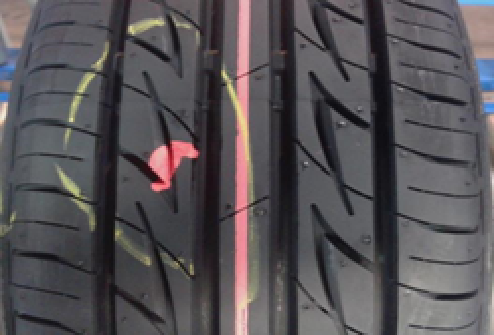
#> input picture Images/1.png, 494 x 335 px
$ jupyter execute ink.ipynb
#> lines starting #> are read from the running program, lines starting #| are printed output that depends on the picture; after the words box and inside, x2 and y2 are one past the last pixel; in counts of white or black regions, pixels touching at a corner belong together
[cell 1]
import cv2
import numpy as np

[cell 2]
frame = cv2.imread('Images/1.png')
#> frame is the input picture: shape (335, 494, 3); mean B, G, R 86.4, 82.8, 86.7
gray = cv2.cvtColor(frame,cv2.COLOR_BGR2GRAY)
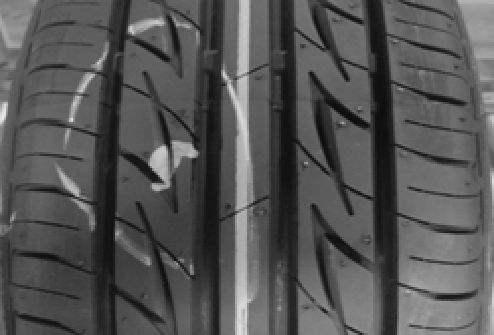
#> gray: shape (335, 494); min 11, max 234, mean 84.4

_, thresh = cv2.threshold(gray,150,200,0)
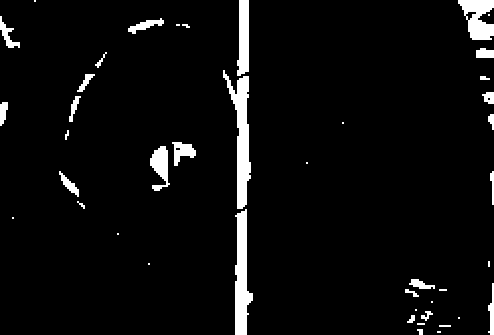
#> thresh: shape (335, 494); values 0 (black) and 200 (white), 4.7% white; 43 white regions (15 under 20 px)
contours, hierarchy = cv2.findContours(thresh,cv2.RETR_TREE,cv2.CHAIN_APPROX_SIMPLE)
#> contours = 46 contours, 23 with area under 20; largest, box (x1, y1, x2, y2) and area: (223, 70, 251, 209) 1460, (235, 209, 253, 335) 1294, (458, 0, 494, 40) 884, (237, 0, 249, 76) 674, (150, 146, 170, 191) 454

def big_contour():
    big = cv2.contourArea(contours[0])
    for contour in contours:
        area = cv2.contourArea(contour)
        print(area)
        if (area>big):
            big = area
    return big

def count_contour():
    count = 0
    for contour in contours:
        count = count + 1
    return count

cv2.fillPoly(frame,pts=[contours[17]],color=(0,0,0))
cv2.fillPoly(frame,pts=[contours[34]],color=(0,0,0))
cv2.fillPoly(frame,pts=[contours[44]],color=(0,0,0))
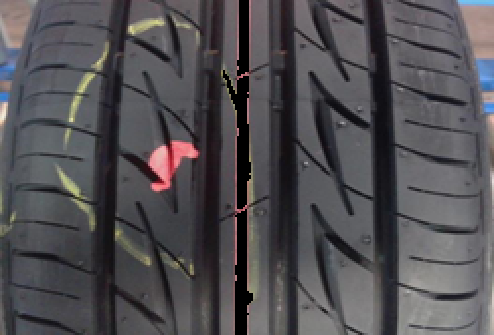
#> frame: shape (335, 494, 3); mean B, G, R 82.7, 79, 81.4

gray = cv2.cvtColor(frame,cv2.COLOR_BGR2GRAY)
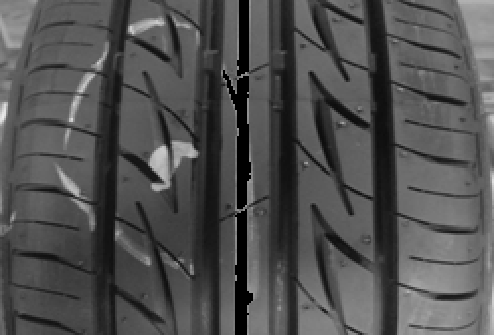
#> gray: shape (335, 494); min 0, max 234, mean 80.2

_, thresh = cv2.threshold(gray,165,165,0)
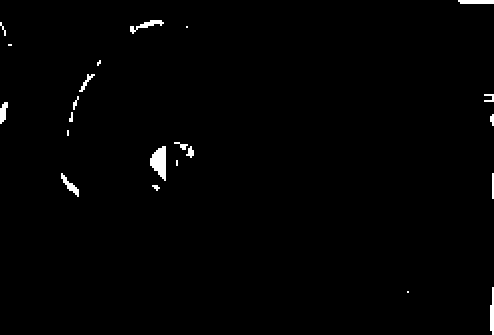
#> thresh: shape (335, 494); values 0 (black) and 165 (white), 0.95% white; 22 white regions (6 under 20 px)
img, contours = cv2.findContours(thresh,cv2.RETR_TREE,cv2.CHAIN_APPROX_SIMPLE)
#> img = 22 contours, 10 with area under 20; largest, box (x1, y1, x2, y2) and area: (150, 146, 166, 181) 328, (130, 20, 164, 34) 110, (61, 173, 79, 197) 106, (458, 0, 494, 4) 102, (490, 287, 494, 335) 98; contours = 22 rows, first 6: [1, -1, -1, -1], [2, 0, -1, -1], [3, 1, -1, -1], [4, 2, -1, -1], [5, 3, -1, -1], [6, 4, -1, -1]

count = 0
for contour in contours:
    count = count + 1
#> this loop made 1 pass
#> count on pass 1: 1
#> after the loop, count = 1

if count > 0:
    flag = 1
else:
    flag = 0

if flag == 1:
    print('defective')
else:
    print('non-defective')

cv2.imshow('frame',frame)
cv2.imshow('gray',gray)
cv2.imshow('thresh',thresh)
cv2.waitKey(0)
cv2.destroyAllWindows()

$ run again, with Images/2.png copied over Images/1.png
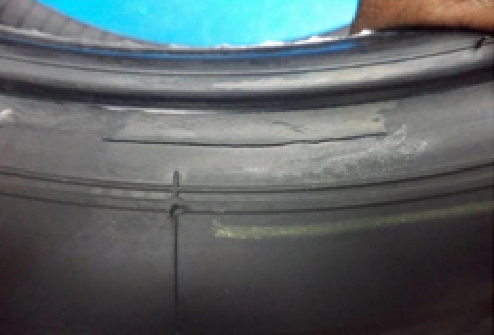
#> input picture Images/2.png, 494 x 335 px
#> frame is the input picture: shape (335, 494, 3); mean B, G, R 100.9, 99.2, 91.2
#> `_, thresh = cv2.threshold(gray,150,200,0)`:
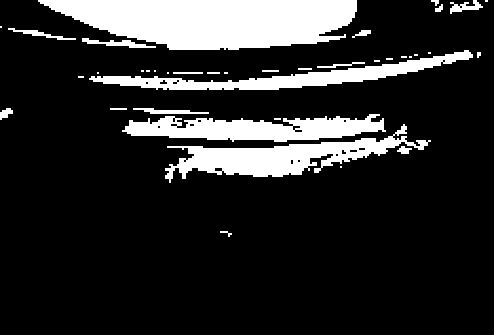
#> thresh: shape (335, 494); values 0 (black) and 200 (white), 16.7% white; 38 white regions (17 under 20 px)
#> `contours, hierarchy = cv2.findContours(thresh,cv2.RETR_TREE,cv2.CHAIN_..`: contours = 60 contours, 41 with area under 20; largest, box (x1, y1, x2, y2) and area: (38, 0, 357, 50) 11611, (165, 124, 431, 183) 4910, (122, 114, 386, 142) 4268, (89, 50, 473, 90) 3687, (82, 38, 156, 48) 222
#> `_, thresh = cv2.threshold(gray,165,165,0)`:
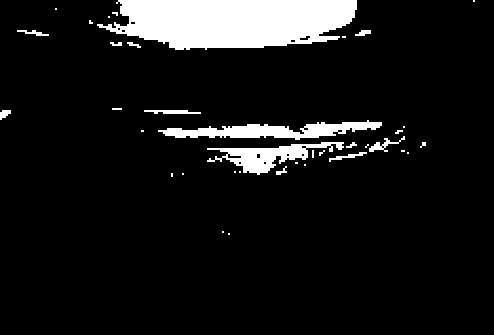
#> thresh: shape (335, 494); values 0 (black) and 165 (white), 9% white; 37 white regions (21 under 20 px)
#> `img, contours = cv2.findContours(thresh,cv2.RETR_TREE,cv2.CHAIN_APPROX..`: img = 52 contours, 38 with area under 20; largest, box (x1, y1, x2, y2) and area: (97, 0, 357, 50) 9747, (158, 120, 382, 140) 1904, (207, 142, 344, 175) 1553, (369, 136, 405, 152) 116, (144, 110, 201, 114) 112; contours = 52 rows, first 6: [1, -1, -1, -1], [2, 0, -1, -1], [3, 1, -1, -1], [4, 2, -1, -1], [5, 3, -1, -1], [6, 4, -1, -1]
#> the loop `for contour in contours:` made 1 pass
#> count on pass 1: 1
#> after the loop `for contour in contours:`: count = 1

$ run again, with Images/3.png copied over Images/1.png
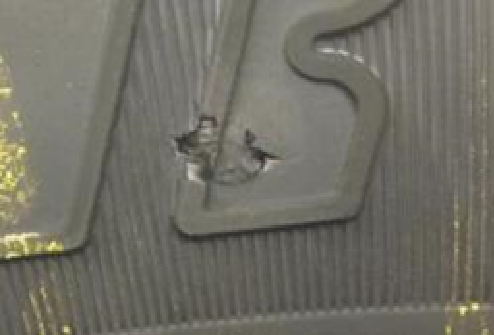
#> input picture Images/3.png, 494 x 335 px
#> frame is the input picture: shape (335, 494, 3); mean B, G, R 101.5, 111.3, 113
#> `_, thresh = cv2.threshold(gray,150,200,0)`:
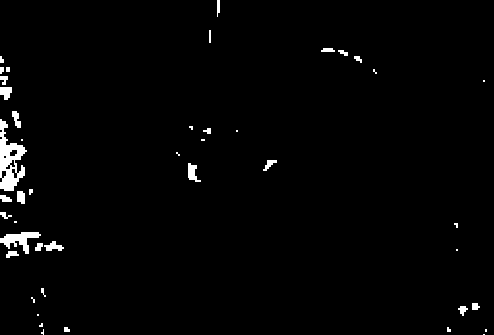
#> thresh: shape (335, 494); values 0 (black) and 200 (white), 1.7% white; 44 white regions (17 under 20 px)
#> `contours, hierarchy = cv2.findContours(thresh,cv2.RETR_TREE,cv2.CHAIN_..`: contours = 50 contours, 26 with area under 20; largest, box (x1, y1, x2, y2) and area: (0, 119, 27, 191) 958, (0, 232, 41, 254) 334, (188, 163, 201, 182) 107, (0, 87, 12, 100) 96, (44, 241, 64, 251) 85
#> `_, thresh = cv2.threshold(gray,165,165,0)`:
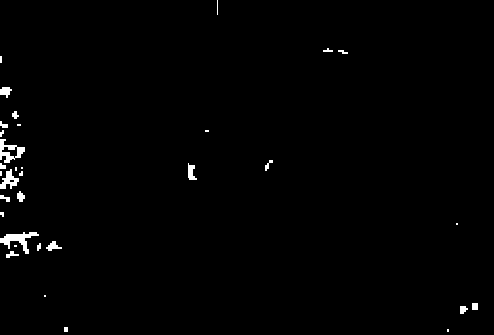
#> thresh: shape (335, 494); values 0 (black) and 165 (white), 0.99% white; 33 white regions (14 under 20 px)
#> `img, contours = cv2.findContours(thresh,cv2.RETR_TREE,cv2.CHAIN_APPROX..`: img = 35 contours, 20 with area under 20; largest, box (x1, y1, x2, y2) and area: (0, 139, 25, 163) 296, (0, 232, 39, 254) 258, (0, 169, 19, 189) 154, (1, 146, 18, 159) 103, (188, 163, 197, 180) 70; contours = 35 rows, first 6: [1, -1, -1, -1], [2, 0, -1, -1], [3, 1, -1, -1], [4, 2, -1, -1], [5, 3, -1, -1], [6, 4, -1, -1]
#> the loop `for contour in contours:` made 1 pass
#> count on pass 1: 1
#> after the loop `for contour in contours:`: count = 1

$ run again, with Images/4.png copied over Images/1.png
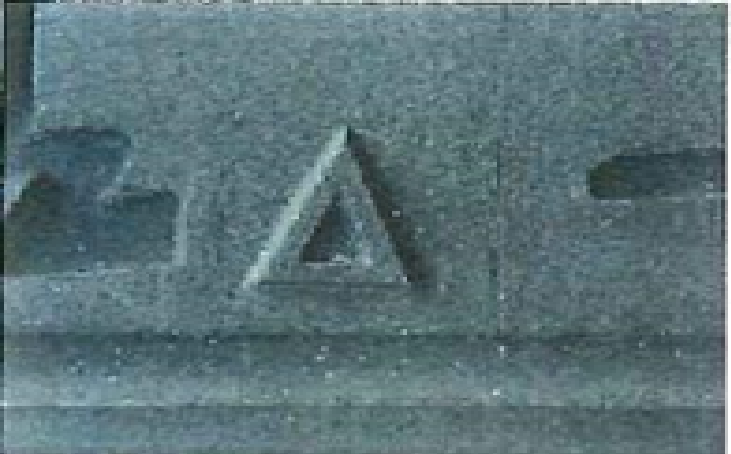
#> input picture Images/4.png, 731 x 454 px
#> frame is the input picture: shape (454, 731, 3); mean B, G, R 120.3, 114.9, 91.5
#> `_, thresh = cv2.threshold(gray,150,200,0)`:
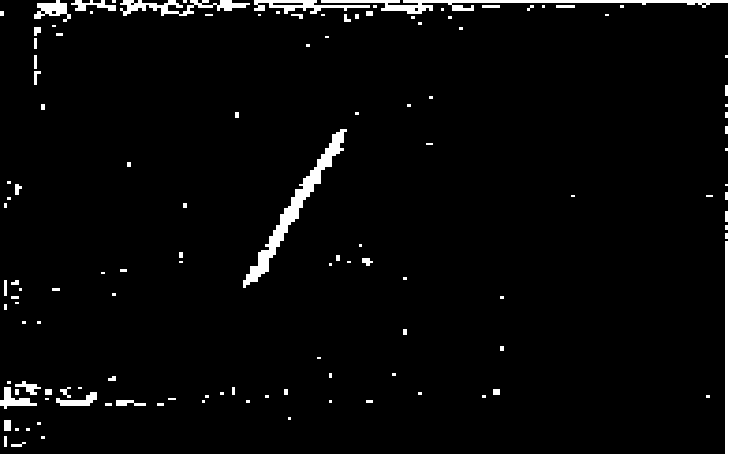
#> thresh: shape (454, 731); values 0 (black) and 200 (white), 3.4% white; 113 white regions (62 under 20 px)
#> `contours, hierarchy = cv2.findContours(thresh,cv2.RETR_TREE,cv2.CHAIN_..`: contours = 119 contours, 88 with area under 20; largest, box (x1, y1, x2, y2) and area: (321, 0, 731, 454) 2960, (243, 129, 347, 288) 1894, (120, 0, 250, 16) 670, (254, 0, 370, 14) 591, (34, 0, 71, 22) 360
#> `_, thresh = cv2.threshold(gray,165,165,0)`:
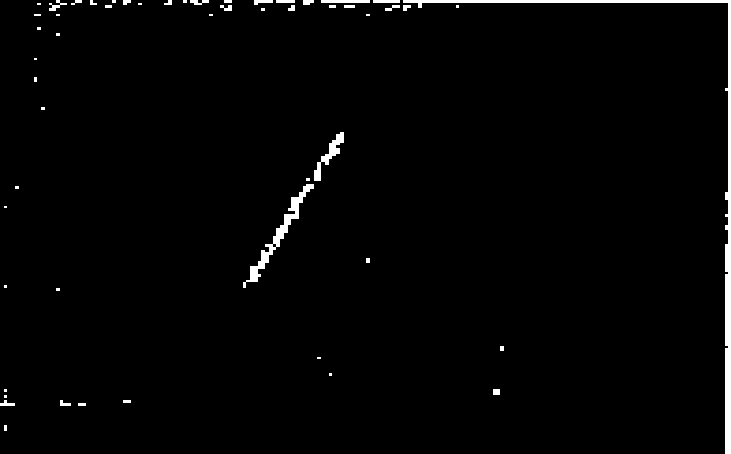
#> thresh: shape (454, 731); values 0 (black) and 165 (white), 1.7% white; 54 white regions (25 under 20 px)
#> `img, contours = cv2.findContours(thresh,cv2.RETR_TREE,cv2.CHAIN_APPROX..`: img = 55 contours, 36 with area under 20; largest, box (x1, y1, x2, y2) and area: (403, 0, 731, 454) 2233, (243, 184, 314, 288) 774, (314, 132, 344, 181) 324, (321, 0, 370, 3) 96, (373, 0, 400, 3) 52; contours = 55 rows, first 6: [1, -1, -1, -1], [2, 0, -1, -1], [3, 1, -1, -1], [4, 2, -1, -1], [5, 3, -1, -1], [6, 4, -1, -1]
#> the loop `for contour in contours:` made 1 pass
#> count on pass 1: 1
#> after the loop `for contour in contours:`: count = 1
